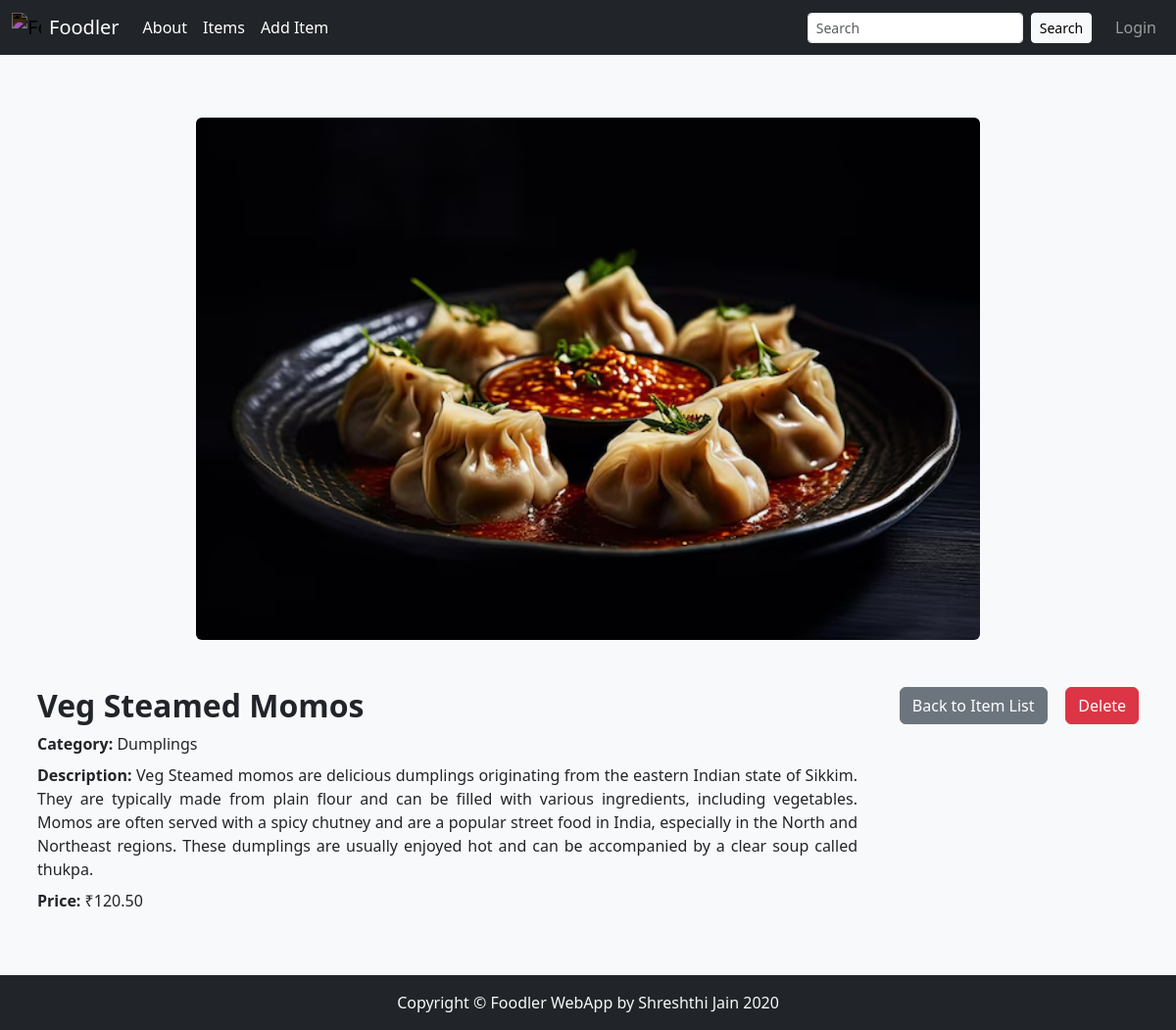
The app's page /food/details/6 with its own data.
### Food/models.py (models this page shows)
class Item(models.Model):
    user = models.ForeignKey(User, on_delete=models.CASCADE, default=1)
    item_name = models.CharField(max_length=100)
    item_description = models.CharField(max_length=500)
    item_price = models.DecimalField(max_digits=10, decimal_places=2)
    item_image = models.ImageField(upload_to='item_images/', blank=True, null=True)
    item_category = models.CharField(max_length=50)
    def __str__(self):
        return self.item_name

### Food/views.py (the view)
# urls.py: path("food/details/<int:id>", views.item_details, name="item_details"),
def item_details(request, id):
    item = Item.objects.get(id=id)
    print(item)
    return render(request, 'Food/details.html', {'item': item})

### Food/templates/Food/details.html (shortened to what this page needs)
{% extends 'food/base.html' %}
{% load static %}
{% block body %}
<div class="container px-2 py-5">
    <div class="row g-4">
        <div class="col-12 text-center">
            {% if item.item_image %}
            <img src="{{ item.item_image.url }}" alt="{{ item.item_name }}" class="img-fluid rounded mx-auto d-block"
                width="800" height="800">
            {% else %}
            <img src="{% static 'food/images/placeholder.png' %}" alt="No Image Available"
                class="img-fluid rounded mx-auto d-block" style="max-width: 400px;">
            {% endif %}
        </div>
    </div>
    <div class="row g-4 mt-4">
        <div class="col-md-9">
            <ul class="list-unstyled justify-text">
                <li class="mb-2">
                    <h2 class="fw-bold">{{ item.item_name }}</h2>
                </li>
                <li class="mb-2">
                    <strong>Category:</strong> {{ item.item_category }}
                </li>
                <li class="mb-2">
                    <strong>Description:</strong> {{ item.item_description }}
                </li>
                <li class="mb-2">
                    <strong>Price:</strong> ₹{{ item.item_price }}
                </li>
            </ul>
        </div>
        <div class="col-md-3 d-flex justify-content-end align-items-start">
            <div class="col text-center">
                <a href="{% url 'food:item_list' %}" class="btn btn-secondary">Back to Item List</a>
            </div>
            <form method="POST" action="{% url 'food:delete_item' item.id %}"
                onsubmit="return confirm('Are you sure you want to delete this item?');">
                <button type="submit" class="btn btn-danger">Delete</button>
            </form>
        </div>
    </div>
</div>
{% endblock %}

### Food/templates/Food/details.html (style rules this page uses)
.justify-text { text-align: justify; }

### records on screen
Item: item_image (picture), item_name "Veg Steamed Momos", item_category "Dumplings", item_description "Veg Steamed momos are delicious dumplings originating from the eastern Indian state of Sikkim. They are typically made from plain flour and can be filled with various ingredients, including vegetables. Momos are often served with a spicy chutney and are a popular street food in India, especially in the North and Northeast regions. These dumplings are usually enjoyed hot and can be accompanied by a clear soup called thukpa.", item_price "120.50"
